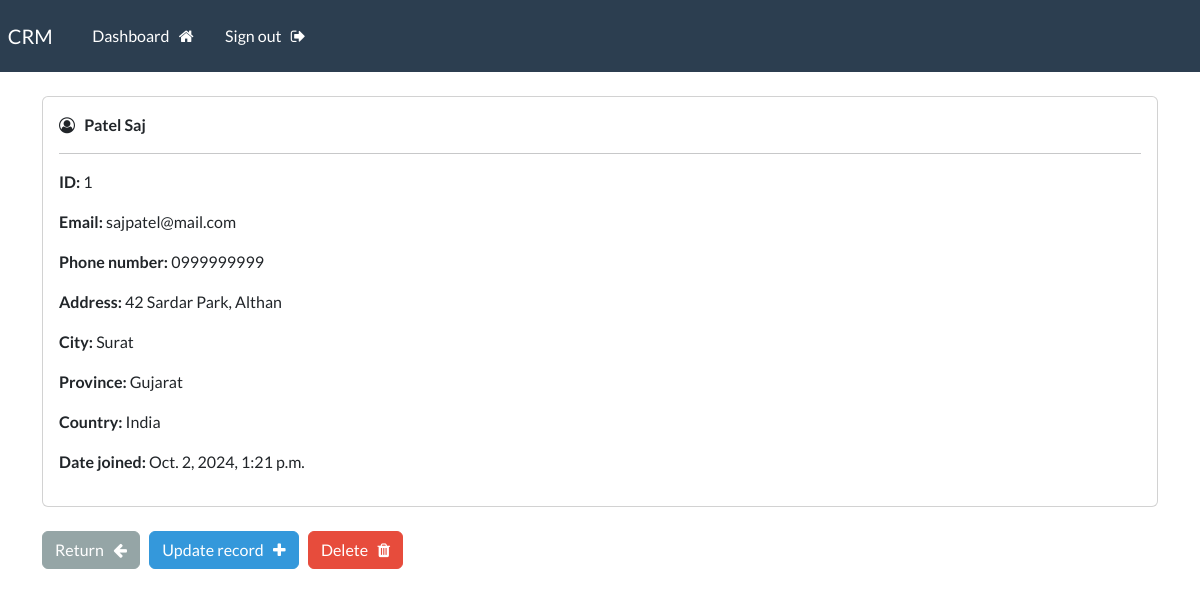
The page /record/1 (signed in) on the database its author committed.
### webapp/models.py (models this page shows, shortened)
class Record(models.Model):
    creation_date = models.DateTimeField(auto_now_add=True)
    first_name = models.CharField(max_length=100)
    last_name = models.CharField(max_length=100)
    email = models.CharField(max_length=255)
    phone = models.CharField(max_length=20)
    address = models.CharField(max_length=300)
    city = models.CharField(max_length=255)
    province = models.CharField(max_length=200)
    country = models.CharField(max_length=125)

### webapp/views.py (the view)
# urls.py: path('record/<int:pk>', views.singular_record, name='record'),
@login_required(login_url='login')
def singular_record(request, pk):
    all_records = Record.objects.get(id=pk)
    context = {'record': all_records}
    return render(request, 'webapp/view-record.html', context=context)

### webapp/templates/webapp/view-record.html (shortened to what this page needs)
{% extends 'webapp/base.html' %}
{% block content %}
    <div class="card">
        <div class="card-body">
            <strong>
                <i class="fa fa-user-circle-o" aria-hidden="true"></i>
                {{record.last_name}}
                {{record.first_name}}
            </strong>
            <hr>
            <p> <strong> ID: </strong> {{record.id}} </p>
            <p> <strong> Email: </strong> {{record.email}} </p>
            <p> <strong> Phone number: </strong> {{record.phone}} </p>
            <p> <strong> Address: </strong> {{record.address}} </p>
            <p> <strong> City: </strong> {{record.city}} </p>
            <p> <strong> Province: </strong> {{record.province}} </p>
            <p> <strong> Country: </strong> {{record.country}} </p>
            <p> <strong> Date joined: </strong> {{record.creation_date}} </p>
        </div>
    </div>
    <br>
    <a href="{% url 'dashboard' %}" class="btn btn-secondary"> Return &nbsp; <i class="fa fa-arrow-left" aria-hidden="true"></i> </a>
    <a href="{% url 'update-record' record.id %}" class="btn btn-info"> Update record &nbsp; <i class="fa fa-plus" aria-hidden="true"></i> </a>
    <a href="{% url 'delete-record' record.id %}" class="btn btn-danger"> Delete &nbsp; <i class="fa fa-trash" aria-hidden="true"></i> </a>
    <br>
    <br>
{% endblock %}

### rows shown on the page
Record: last_name "Patel", first_name "Saj", id "1", email "sajpatel@mail.com", phone "0999999999", address "42 Sardar Park, Althan", city "Surat", province "Gujarat", country "India", creation_date "Oct. 2, 2024, 1:21 p.m."
